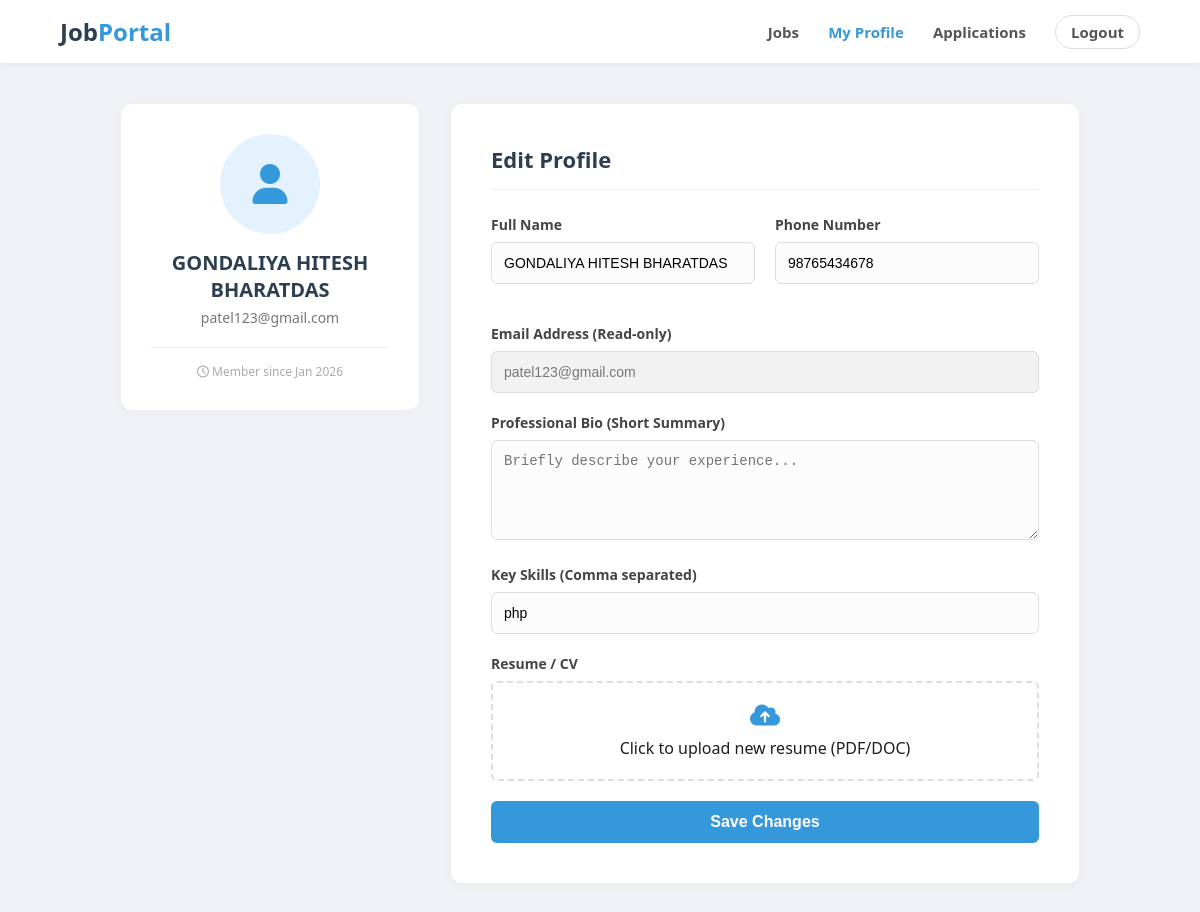
The app's page /profile.php (signed in) with its own data.
### tables this page shows
CREATE TABLE `users` (
  `id` int(11) NOT NULL,
  `name` varchar(100) DEFAULT NULL,
  `email` varchar(100) DEFAULT NULL,
  `password` varchar(255) DEFAULT NULL,
  `created_at` timestamp NOT NULL DEFAULT current_timestamp(),
  `phone` varchar(20) DEFAULT NULL,
  `skills` text DEFAULT NULL,
  `experience` varchar(50) DEFAULT NULL,
  `resume` varchar(255) DEFAULT NULL
);

### profile.php (the view, shortened to what this page needs)
<?php
include 'config.php';
$user_id = $_SESSION['user_id'];
$result = $conn->query("SELECT * FROM users WHERE id='$user_id'");
$user = $result->fetch_assoc();
?>
<!DOCTYPE html>
<html lang="en">
<head>
    <link rel="stylesheet" href="https://cdnjs.cloudflare.com/ajax/libs/font-awesome/6.0.0/css/all.min.css">
</head>
<body>
    <div class="navbar">
        <div class="logo">Job<span>Portal</span></div>
        <div class="menu">
            <a href="index.php">Jobs</a>
            <a href="profile.php" class="active">My Profile</a>
            <a href="my_applications.php">Applications</a>
            <a href="logout.php" class="btn-logout">Logout</a>
        </div>
    </div>
    <div class="container">
        <div class="profile-card">
            <div class="avatar">
                <i class="fas fa-user"></i>
            </div>
            <div class="user-name"><?php echo htmlspecialchars($user['name']); ?></div>
            <div class="user-email"><?php echo htmlspecialchars($user['email']); ?></div>
            <div class="join-date">
                <i class="far fa-clock"></i> Member since <?php echo date("M Y", strtotime($user['created_at'])); ?>
            </div>
        </div>
        <div class="edit-form-card">
            <div class="card-header">Edit Profile</div>
            <form method="post" enctype="multipart/form-data">
                <div class="form-row">
                    <div class="form-group">
                        <label>Full Name</label>
                        <input type="text" name="name" value="<?php echo htmlspecialchars($user['name']); ?>" required>
                    </div>
                    <div class="form-group">
                        <label>Phone Number</label>
                        <input type="text" name="phone" value="<?php echo isset($user['phone']) ? htmlspecialchars($user['phone']) : ''; ?>" placeholder="+91 99999 99999">
                    </div>
                </div>
                <div class="form-group">
                    <label>Email Address (Read-only)</label>
                    <input type="email" value="<?php echo htmlspecialchars($user['email']); ?>" disabled style="background:#f2f2f2; color:#777; cursor:not-allowed;">
                </div>
                <div class="form-group">
                    <label>Professional Bio (Short Summary)</label>
                    <textarea name="bio" placeholder="Briefly describe your experience..."><?php echo isset($user['bio']) ? htmlspecialchars($user['bio']) : ''; ?></textarea>
                </div>
                <div class="form-group">
                    <label>Key Skills (Comma separated)</label>
                    <input type="text" name="skills" value="<?php echo isset($user['skills']) ? htmlspecialchars($user['skills']) : ''; ?>" placeholder="e.g. PHP, Java, Python, Communication">
                </div>
                <div class="form-group">
                    <label>Resume / CV</label>
                    <div class="file-upload" onclick="document.getElementById('resume_input').click();">
                        <i class="fas fa-cloud-upload-alt" style="font-size:24px; color:#3498db; margin-bottom:10px;"></i><br>
                        Click to upload new resume (PDF/DOC)
                    </div>
                </div>
                <button type="submit" name="update_profile" class="btn-save">Save Changes</button>
            </form>
        </div>
    </div>
</body>
</html>

### profile.php (style rules this page uses)
body { font-family: 'Segoe UI', Tahoma, Geneva, Verdana, sans-serif; background-color: #f0f2f5; margin: 0; padding: 0; color: #1c1e21; }
* { box-sizing: border-box; }
.navbar { background: #fff; padding: 15px 5%; display: flex; justify-content: space-between; align-items: center; box-shadow: 0 2px 5px rgba(0,0,0,0.05); position: sticky; top: 0; z-index: 1000; }
.logo { font-size: 24px; font-weight: 800; color: #2c3e50; }
.logo span { color: #3498db; }
.menu a { text-decoration: none; color: #555; margin-left: 25px; font-weight: 600; font-size: 15px; transition: color 0.3s; }
.menu .active { color: #3498db; }
.btn-logout { border: 1px solid #ddd; padding: 6px 15px; border-radius: 50px; color: #555 !important; }
.container { max-width: 1000px; margin: 40px auto; padding: 0 20px; display: grid; grid-template-columns: 300px 1fr; gap: 30px; }
.profile-card { background: white; padding: 30px; border-radius: 12px; text-align: center; box-shadow: 0 2px 10px rgba(0,0,0,0.03); border: 1px solid #eee; height: fit-content; }
.avatar { width: 100px; height: 100px; background: #e3f2fd; color: #3498db; border-radius: 50%; display: flex; align-items: center; justify-content: center; font-size: 40px; margin: 0 auto 15px; }
.user-name { font-size: 20px; font-weight: bold; margin-bottom: 5px; color: #2c3e50; }
.user-email { font-size: 14px; color: #777; margin-bottom: 20px; }
.join-date { font-size: 12px; color: #aaa; border-top: 1px solid #eee; padding-top: 15px; }
.edit-form-card { background: white; padding: 40px; border-radius: 12px; box-shadow: 0 2px 10px rgba(0,0,0,0.03); border: 1px solid #eee; }
.card-header { font-size: 22px; font-weight: bold; margin-bottom: 25px; color: #2c3e50; border-bottom: 1px solid #eee; padding-bottom: 15px; }
.form-row { display: grid; grid-template-columns: 1fr 1fr; gap: 20px; margin-bottom: 20px; }
.form-group { margin-bottom: 20px; }
label { display: block; margin-bottom: 8px; font-weight: 600; color: #444; font-size: 14px; }
input[type="text"], input[type="email"], textarea { width: 100%; padding: 12px; border: 1px solid #ddd; border-radius: 6px; font-size: 14px; background: #fcfcfc; }
textarea { resize: vertical; height: 100px; }
.file-upload { border: 2px dashed #ddd; padding: 20px; text-align: center; border-radius: 6px; cursor: pointer; transition: 0.2s; }
.btn-save { background: #3498db; color: white; border: none; padding: 12px 30px; font-size: 16px; border-radius: 6px; cursor: pointer; font-weight: bold; transition: 0.2s; display: block; width: 100%; }

### records on screen
users: name "GONDALIYA HITESH BHARATDAS", email "patel123@gmail.com", created_at "Jan 2026", phone "98765434678", skills "php"
